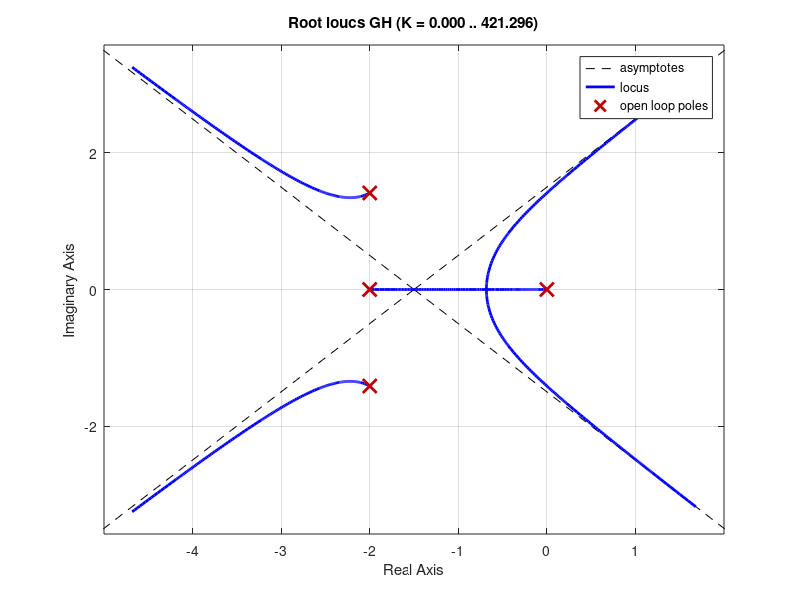

This chart was generated by the following MATLAB code:
clear
K = 1;
s = tf('s');
GH = K/(s*(s+2)*(s^2+4*s+6));
polevar = zeros(size(zero(1/GH)));

for x=0:5
    polevar(:,x+1) = zero(1/(GH)+x^4);
end
rlocus(GH)